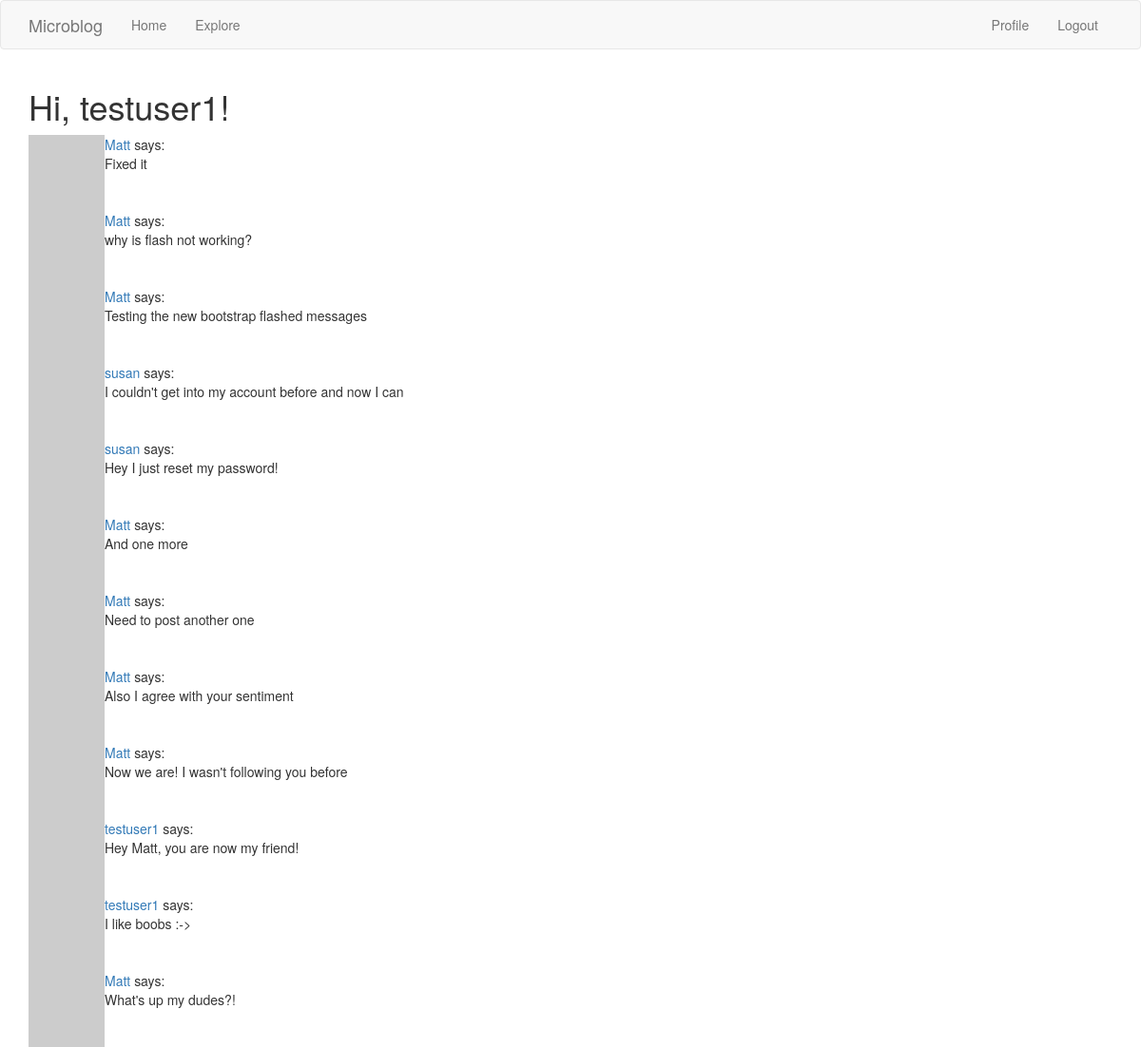
Screenshot of /explore (signed in) with the database file from the repository.
### app/models.py (models this page shows, shortened)
class User(UserMixin, db.Model):
    id = db.Column(db.Integer, primary_key=True)
    username = db.Column(db.String(64), index=True, unique=True)
    email = db.Column(db.String(120), index=True, unique=True)
    password_hash = db.Column(db.String(128))
    posts = db.relationship('Post', backref='author', lazy='dynamic')
    about_me = db.Column(db.String(140))
    last_seen = db.Column(db.DateTime, default=datetime.utcnow)
    followed = db.relationship('User', secondary=followers,
                                primaryjoin=(followers.c.follower_id == id),
                                secondaryjoin=(followers.c.followed_id == id),
                                backref=db.backref('followers', lazy='dynamic'),
                                lazy='dynamic')
    def avatar(self, size):
        digest = md5(self.email.lower().encode('utf-8')).hexdigest()
        return 'https://www.gravatar.com/avatar/{}?d=identicon&s={}'.format(
            digest, size)

class Post(db.Model):
    id = db.Column(db.Integer, primary_key=True)
    body = db.Column(db.String(140))
    timestamp = db.Column(db.DateTime, index=True, default=datetime.utcnow)
    user_id = db.Column(db.Integer, db.ForeignKey('user.id'))

### app/routes.py (the view)
@app.route('/explore')
@login_required
def explore():
    page = request.args.get('page', 1, type=int)
    posts = Post.query.order_by(Post.timestamp.desc()).paginate(
        page, app.config['POSTS_PER_PAGE'], False
    )
    next_url = url_for('explore', page=posts.next_num) \
        if posts.has_next else None
    prev_url = url_for('explore', page=posts.prev_num) \
        if posts.has_next else None
    return render_template('index.html', title='Explore', posts=posts.items,
                           next_url=next_url, prev_url=prev_url)

### app/models.py (called while the page is built)
@login.user_loader
def load_user(id):
    return User.query.get(int(id))

### app/routes.py (called while the page is built)
@app.before_request
def before_request():
    if current_user.is_authenticated:
        current_user.last_seen = datetime.utcnow()
        db.session.commit()

### app/templates/index.html (shortened to what this page needs)
{% extends 'base.html' %}
{% block app_content %}
    <h1>Hi, {{ current_user.username }}!</h1>
    {% for post in posts %}
        {% include '_post.html' %}
    {% endfor %}
{% endblock %}

### app/templates/_post.html
<table>
    <tr valign="top">
        <td><img src="{{ post.author.avatar(36) }}"></td>
        <td>
            <a href="{{ url_for('user', username=post.author.username) }}">
                {{ post.author.username}}
            </a>
            says: <br>{{ post.body }}
        </td>
    </tr>
</table>

### rows the page displays
User: username "testuser1"
Post: author.username "Matt", body "Fixed it"
Post: author.username "Matt", body "why is flash not working?"
Post: author.username "Matt", body "Testing the new bootstrap flashed messages"
Post: author.username "susan", body "I couldn't get into my account before and now I can"
Post: author.username "susan", body "Hey I just reset my password!"
Post: author.username "Matt", body "And one more"
Post: author.username "Matt", body "Need to post another one"
Post: author.username "Matt", body "Also I agree with your sentiment"
Post: author.username "Matt", body "Now we are! I wasn't following you before"
Post: author.username "testuser1", body "Hey Matt, you are now my friend!"
Post: author.username "testuser1", body "I like boobs :->"
Post: author.username "Matt", body "What's up my dudes?!"
